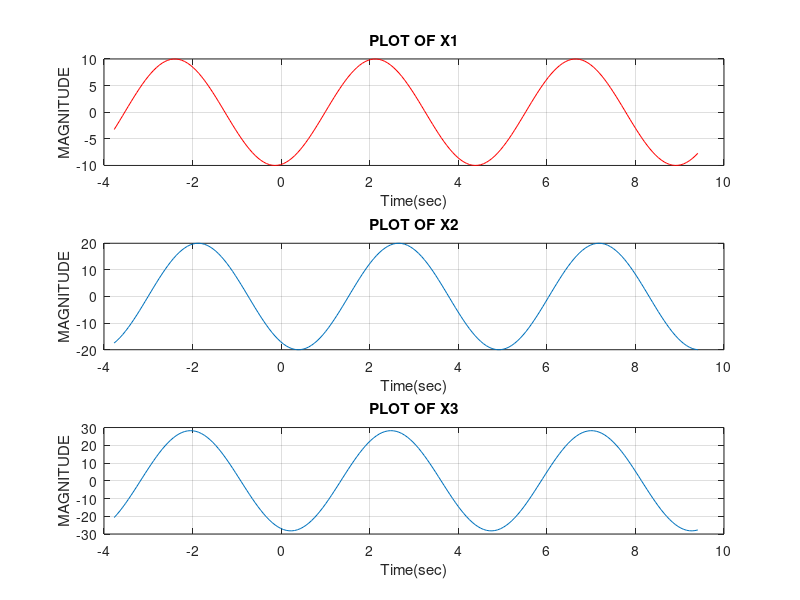

This chart was generated by the following MATLAB code:
A1 = 10;
A2 = 20;
D1 = deg2rad(13);
D2 = deg2rad(55);
t = -1.2*pi:0.2/pi:3*pi;

x1 = A1*(cos(2*pi*3000*t+D1));
x2 = A2*(cos(2*pi*3000*t+D2));
x3 = x1 + x2;

subplot(3,1,1)
plot (t,x1, 'r'), grid on;
title('PLOT OF X1');
xlabel('Time(sec)');
ylabel('MAGNITUDE');

subplot(3,1,2)
plot (t,x2), grid on;
title('PLOT OF X2');
xlabel('Time(sec)');
ylabel('MAGNITUDE');

subplot(3,1,3)
plot (t,x3), grid on;
title('PLOT OF X3');
xlabel('Time(sec)');
ylabel('MAGNITUDE');

